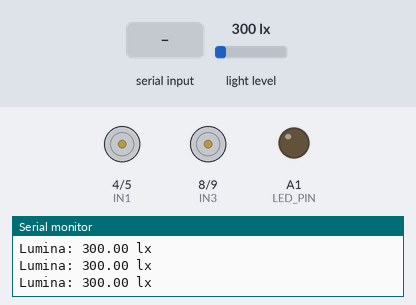
Bench run of a sketch on a simulated Arduino Mega 2560, built with avr-gcc and run on an emulated ATmega2560. Shown: motor-driver pin pairs drawn as motors (green arrow = first pin HIGH = forward, orange = second pin HIGH = backward, longer = more drive, scaled by the enable pin), output pins drawn as LEDs (lit = HIGH), the last lines printed to the serial monitor. Wiring (inferred from the names in the program): BH1750 light sensor at I2C address 0x23. The test bench sets the inputs (shaded band); at power-on: light level 300 lx.

Above: at 1.2 s.
1.3 s: "F" received over the second serial link
At 1.7 s:
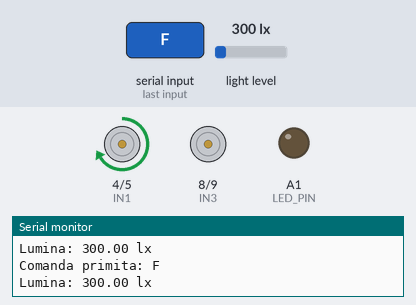
2.9 s: light level set to 43 lx
4.4 s: light level set to 36 lx
At 5.6 s:
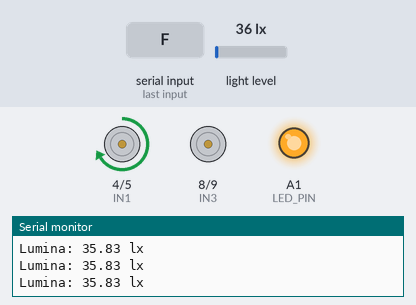
5.9 s: "B" received over the second serial link
At 7.2 s:
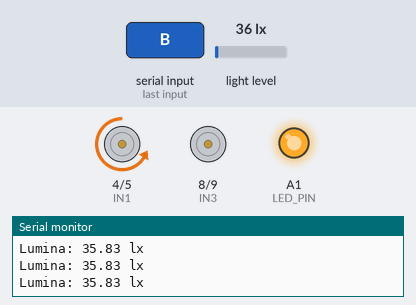
7.5 s: "L" received over the second serial link
At 8.7 s:
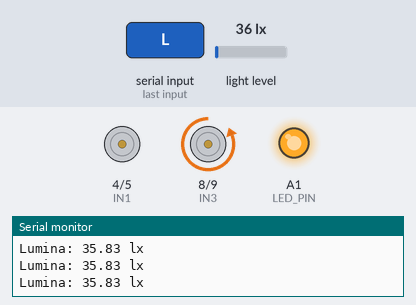
9.1 s: "R" received over the second serial link
At 10.2 s:
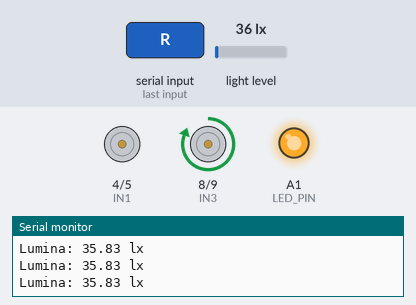
Timing chart, 0 to 11.7 s (numbered marks = the images above; inputs shaded):
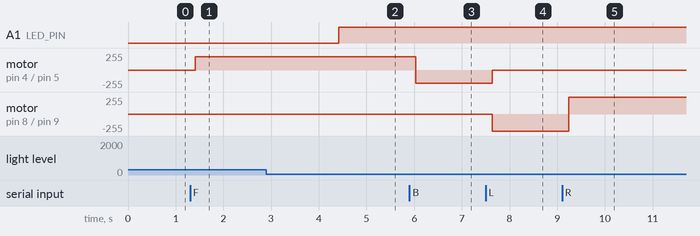

The sketch:

cod_arduino.ino
```cpp
#include <Wire.h>

int IN1 = 4, IN2 = 5, ENA = 3;
int IN3 = 8, IN4 = 9, ENB = 10;
bool reverseMode = false;

#define BH1750_ADDR 0x23
#define LED_PIN A1
#define LIGHT_THRESHOLD 40

void setupBH1750() {
  Wire.beginTransmission(BH1750_ADDR);
  Wire.write(0x10);
  Wire.endTransmission();
}

float readBH1750() {
  Wire.requestFrom(BH1750_ADDR, 2);
  if (Wire.available() == 2) {
    uint16_t val = Wire.read();
    val <<= 8;
    val |= Wire.read();
    return val / 1.2;
  }
  return -1;
}

void setup() {
  pinMode(IN1, OUTPUT); pinMode(IN2, OUTPUT); pinMode(ENA, OUTPUT);
  pinMode(IN3, OUTPUT); pinMode(IN4, OUTPUT); pinMode(ENB, OUTPUT);

  pinMode(LED_PIN, OUTPUT);
  digitalWrite(LED_PIN, LOW);

  Serial.begin(9600);
  Serial1.begin(9600);

  Wire.begin();
  setupBH1750();

  Serial.println("Robot gata pentru comenzi Bluetooth F/B/L/R/X");
}

void loop() {
  float lux = readBH1750();
  if (lux >= 0) {
    Serial.print("Lumina: ");
    Serial.print(lux);
    Serial.println(" lx");

    if (lux < LIGHT_THRESHOLD) {
      digitalWrite(LED_PIN, HIGH);
    } else {
      digitalWrite(LED_PIN, LOW);
    }
  }

  if (Serial1.available()) {
    char cmd = Serial1.read();
    Serial.print("Comanda primita: ");
    Serial.println(cmd);

    if (cmd == 'X') {
      reverseMode = !reverseMode;
      Serial.print("Reverse mode: ");
      Serial.println(reverseMode ? "ON" : "OFF");
      return;
    }

    if (!reverseMode) {
      switch (cmd) {
        case 'F':
          digitalWrite(IN1, HIGH); digitalWrite(IN2, LOW); analogWrite(ENA, 200);
          digitalWrite(IN3, LOW); digitalWrite(IN4, LOW); analogWrite(ENB, 0);
          break;
        case 'B':
          digitalWrite(IN1, LOW); digitalWrite(IN2, HIGH); analogWrite(ENA, 200);
          digitalWrite(IN3, LOW); digitalWrite(IN4, LOW); analogWrite(ENB, 0);
          break;
        case 'L':
          digitalWrite(IN1, HIGH); digitalWrite(IN2, LOW); analogWrite(ENA, 0);
          digitalWrite(IN3, LOW); digitalWrite(IN4, HIGH); analogWrite(ENB, 255);
          break;
        case 'R':
          digitalWrite(IN1, HIGH); digitalWrite(IN2, LOW); analogWrite(ENA, 0);
          digitalWrite(IN3, HIGH); digitalWrite(IN4, LOW); analogWrite(ENB, 255);
          break;
        default:
          digitalWrite(IN1, LOW); digitalWrite(IN2, LOW); analogWrite(ENA, 0);
          digitalWrite(IN3, LOW); digitalWrite(IN4, LOW); analogWrite(ENB, 0);
          break;
      }
    } else {
      switch (cmd) {
        case 'F':
          digitalWrite(IN1, HIGH); digitalWrite(IN2, LOW); analogWrite(ENA, 255);
          digitalWrite(IN3, LOW); digitalWrite(IN4, LOW); analogWrite(ENB, 0);
          break;
        case 'B':
          digitalWrite(IN1, LOW); digitalWrite(IN2, HIGH); analogWrite(ENA, 200);
          digitalWrite(IN3, LOW); digitalWrite(IN4, LOW); analogWrite(ENB, 0);
          break;
        case 'L':
          digitalWrite(IN1, LOW); digitalWrite(IN2, HIGH); analogWrite(ENA, 255);
          digitalWrite(IN3, LOW); digitalWrite(IN4, HIGH); analogWrite(ENB, 255);
          break;
        case 'R':
          digitalWrite(IN1, LOW); digitalWrite(IN2, HIGH); analogWrite(ENA, 255);
          digitalWrite(IN3, HIGH); digitalWrite(IN4, LOW); analogWrite(ENB, 255);
          break;
        default:
          digitalWrite(IN1, LOW); digitalWrite(IN2, LOW); analogWrite(ENA, 0);
          digitalWrite(IN3, LOW); digitalWrite(IN4, LOW); analogWrite(ENB, 0);
          break;
      }
    }
  }

  delay(200);
}
```

Measured:
- the behaviour switches between 40 and 39 lx on light level (found by bisection; images 1 and 2)
- after the input at 1.3 s, motor on pin 4 (IN1) / pin 5 (IN2): stopped → forward 200/255 after 0.11 s
- after the input at 4.4 s, A1 (LED_PIN): LOW → HIGH at once
- after the input at 5.9 s, motor on pin 4 (IN1) / pin 5 (IN2): forward 200/255 → backward 200/255 after 0.13 s
- after the input at 7.5 s, motor on pin 4 (IN1) / pin 5 (IN2): backward 200/255 → stopped after 0.14 s; motor on pin 8 (IN3) / pin 9 (IN4): stopped → backward 255/255 after 0.14 s
- after the input at 9.1 s, motor on pin 8 (IN3) / pin 9 (IN4): backward 255/255 → forward 255/255 after 0.15 s
